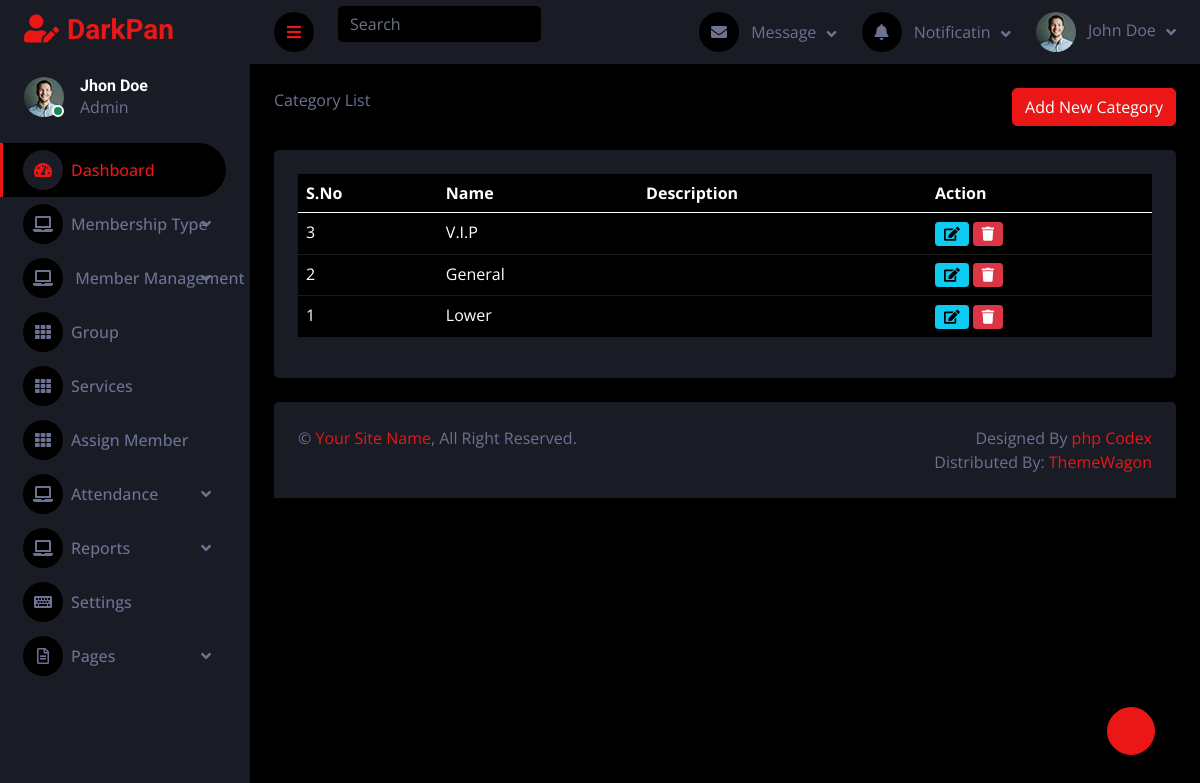
Page /view-category.php (signed in) on the committed database.
### tables this page shows
CREATE TABLE IF NOT EXISTS `category` (
  `id` int NOT NULL AUTO_INCREMENT,
  `name` varchar(250) DEFAULT NULL,
  `description` varchar(250) DEFAULT NULL,
  PRIMARY KEY (`id`)
);

### view-category.php (the view)
<?php include "common/header.php";?>
 <div class="container-fluid pt-4 px-4">
                <div class="row g-4">
     <div class="clearfix">
  <span class="float-start">Category List</span>
  <span> <a href="add-category" <button type="button" class="btn btn-primary float-end">Add New Category</button></a></span>
</div>
<div class="col-sm-12">
                        <div class="bg-secondary rounded h-100 p-4">
                            <table class="table table-dark">
                                <thead>
                                    <tr>
                                        <th scope="col">S.No</th>
                                        <th scope="col"> Name</th>
                                         <th scope="col"> Description</th>
                                        <th scope="col">Action</th>
                                    </tr>
                                </thead>
                               <tbody>
   <?php
 $sql = mysqli_query($conn, "SELECT * FROM `category` order by id desc");
                   while ($row = mysqli_fetch_assoc($sql)) {
                       echo "<tr>
                               <td>{$row['id']}</td>
                               <td>{$row['name']}</td>
                                <td>{$row['description']}</td>
                               <td><a class='btn btn-sm btn-info' href='edit-category.php?id={$row['id']}'><i class='fa fa-edit'></i></a>
                   <a class='btn btn-sm btn-danger' href='delete-category.php?id={$row['id']}'><i class='fa fa-trash'></i></a></td>
                             </tr>";
                   }
                   ?>
                               </tbody>
                            </table>
                        </div>
                    </div>
                    </div>
                </div>
<?php include "common/footer.php";?>

### css/style.css (style rules this page uses)
.btn { transition: .5s; }

### rows in the picture
category: id "3", name "V.I.P"
category: id "2", name "General"
category: id "1", name "Lower"
